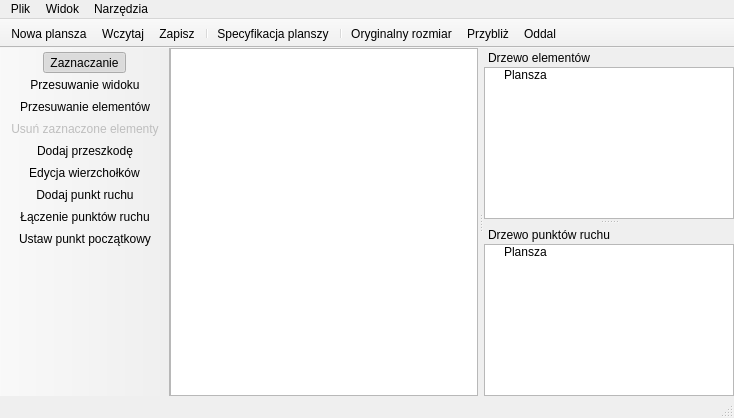
<?xml version="1.0" encoding="UTF-8"?>
<ui version="4.0">
 <class>OknoGlowne</class>
 <widget class="QMainWindow" name="OknoGlowne">
  <property name="geometry">
   <rect>
    <x>0</x>
    <y>0</y>
    <width>734</width>
    <height>418</height>
   </rect>
  </property>
  <property name="windowTitle">
   <string>[*]BTEdytorMap</string>
  </property>
  <property name="windowIcon">
   <iconset resource="res.qrc">
    <normaloff>:/ikona.ico</normaloff>:/ikona.ico</iconset>
  </property>
  <widget class="QWidget" name="centralWidget">
   <layout class="QGridLayout" name="gridLayout">
    <property name="margin">
     <number>0</number>
    </property>
    <item row="0" column="1">
     <widget class="QGraphicsView" name="graphicsView"/>
    </item>
   </layout>
  </widget>
  <widget class="QMenuBar" name="menuBar">
   <property name="geometry">
    <rect>
     <x>0</x>
     <y>0</y>
     <width>734</width>
     <height>21</height>
    </rect>
   </property>
   <widget class="QMenu" name="menuPlik">
    <property name="title">
     <string>Plik</string>
    </property>
    <addaction name="actionNowaPlansza"/>
    <addaction name="actionWczytaj"/>
    <addaction name="actionZapisz"/>
    <addaction name="actionZapiszJako"/>
    <addaction name="separator"/>
    <addaction name="actionWyjdz"/>
   </widget>
   <widget class="QMenu" name="menuWidok">
    <property name="title">
     <string>Widok</string>
    </property>
    <addaction name="actionPrzybliz"/>
    <addaction name="actionOddal"/>
   </widget>
   <widget class="QMenu" name="menuNarzedzia">
    <property name="title">
     <string>Narzędzia</string>
    </property>
    <addaction name="actionZaznaczanie"/>
    <addaction name="actionPrzesuwanieWidoku"/>
    <addaction name="actionPrzesuwanie"/>
    <addaction name="actionUsun"/>
    <addaction name="separator"/>
    <addaction name="actionDodaj"/>
    <addaction name="actionEdycjaWierzcholkow"/>
    <addaction name="separator"/>
    <addaction name="actionDodajPunktRuchu"/>
    <addaction name="actionLaczeniePunktowRuchu"/>
    <addaction name="separator"/>
    <addaction name="actionUstawPunktPoczatkowy"/>
   </widget>
   <addaction name="menuPlik"/>
   <addaction name="menuWidok"/>
   <addaction name="menuNarzedzia"/>
  </widget>
  <widget class="QToolBar" name="mainToolBar">
   <property name="movable">
    <bool>false</bool>
   </property>
   <property name="iconSize">
    <size>
     <width>16</width>
     <height>16</height>
    </size>
   </property>
   <attribute name="toolBarArea">
    <enum>TopToolBarArea</enum>
   </attribute>
   <attribute name="toolBarBreak">
    <bool>false</bool>
   </attribute>
   <addaction name="actionNowaPlansza"/>
   <addaction name="actionWczytaj"/>
   <addaction name="actionZapisz"/>
   <addaction name="separator"/>
   <addaction name="actionSpecyfikacja"/>
   <addaction name="separator"/>
   <addaction name="actionOryginalnyRozmiar"/>
   <addaction name="actionPrzybliz"/>
   <addaction name="actionOddal"/>
  </widget>
  <widget class="QStatusBar" name="statusBar"/>
  <widget class="QToolBar" name="toolBar">
   <property name="windowTitle">
    <string>toolBar</string>
   </property>
   <property name="movable">
    <bool>false</bool>
   </property>
   <property name="iconSize">
    <size>
     <width>16</width>
     <height>16</height>
    </size>
   </property>
   <attribute name="toolBarArea">
    <enum>LeftToolBarArea</enum>
   </attribute>
   <attribute name="toolBarBreak">
    <bool>false</bool>
   </attribute>
   <addaction name="actionZaznaczanie"/>
   <addaction name="actionPrzesuwanieWidoku"/>
   <addaction name="actionPrzesuwanie"/>
   <addaction name="actionUsun"/>
   <addaction name="actionDodaj"/>
   <addaction name="actionEdycjaWierzcholkow"/>
   <addaction name="actionDodajPunktRuchu"/>
   <addaction name="actionLaczeniePunktowRuchu"/>
   <addaction name="actionUstawPunktPoczatkowy"/>
  </widget>
  <widget class="QDockWidget" name="dockWidget">
   <property name="maximumSize">
    <size>
     <width>250</width>
     <height>524287</height>
    </size>
   </property>
   <property name="floating">
    <bool>false</bool>
   </property>
   <property name="features">
    <set>QDockWidget::DockWidgetMovable</set>
   </property>
   <property name="allowedAreas">
    <set>Qt::LeftDockWidgetArea|Qt::RightDockWidgetArea</set>
   </property>
   <property name="windowTitle">
    <string>Drzewo elementów</string>
   </property>
   <attribute name="dockWidgetArea">
    <number>2</number>
   </attribute>
   <widget class="QWidget" name="dockWidgetContents">
    <layout class="QGridLayout" name="gridLayout_2">
     <property name="margin">
      <number>0</number>
     </property>
     <item row="0" column="0">
      <widget class="QTreeWidget" name="treeWidget">
       <property name="indentation">
        <number>16</number>
       </property>
       <property name="headerHidden">
        <bool>true</bool>
       </property>
       <column>
        <property name="text">
         <string>1</string>
        </property>
       </column>
       <item>
        <property name="text">
         <string>Plansza</string>
        </property>
       </item>
      </widget>
     </item>
    </layout>
   </widget>
  </widget>
  <widget class="QDockWidget" name="dockWidget2">
   <property name="features">
    <set>QDockWidget::DockWidgetMovable</set>
   </property>
   <property name="allowedAreas">
    <set>Qt::LeftDockWidgetArea|Qt::RightDockWidgetArea</set>
   </property>
   <property name="windowTitle">
    <string>Drzewo punktów ruchu</string>
   </property>
   <attribute name="dockWidgetArea">
    <number>2</number>
   </attribute>
   <widget class="QWidget" name="dockWidgetContents2">
    <layout class="QGridLayout" name="gridLayout_3">
     <property name="margin">
      <number>0</number>
     </property>
     <item row="0" column="0">
      <widget class="QTreeWidget" name="treeWidget2">
       <property name="indentation">
        <number>16</number>
       </property>
       <property name="headerHidden">
        <bool>true</bool>
       </property>
       <column>
        <property name="text">
         <string>1</string>
        </property>
       </column>
       <item>
        <property name="text">
         <string>Plansza</string>
        </property>
       </item>
      </widget>
     </item>
    </layout>
   </widget>
  </widget>
  <action name="actionWczytaj">
   <property name="icon">
    <iconset resource="res.qrc">
     <normaloff>:/ikony/folder.png</normaloff>:/ikony/folder.png</iconset>
   </property>
   <property name="text">
    <string>Wczytaj</string>
   </property>
   <property name="shortcut">
    <string>Ctrl+O</string>
   </property>
  </action>
  <action name="actionWyjdz">
   <property name="icon">
    <iconset resource="res.qrc">
     <normaloff>:/ikony/cancel.png</normaloff>:/ikony/cancel.png</iconset>
   </property>
   <property name="text">
    <string>Wyjdź</string>
   </property>
   <property name="shortcut">
    <string>Ctrl+Q</string>
   </property>
  </action>
  <action name="actionZapisz">
   <property name="icon">
    <iconset resource="res.qrc">
     <normaloff>:/ikony/disk.png</normaloff>:/ikony/disk.png</iconset>
   </property>
   <property name="text">
    <string>Zapisz</string>
   </property>
   <property name="shortcut">
    <string>Ctrl+S</string>
   </property>
  </action>
  <action name="actionNowaPlansza">
   <property name="icon">
    <iconset resource="res.qrc">
     <normaloff>:/ikony/page_white.png</normaloff>:/ikony/page_white.png</iconset>
   </property>
   <property name="text">
    <string>Nowa plansza</string>
   </property>
   <property name="shortcut">
    <string>Ctrl+N</string>
   </property>
  </action>
  <action name="actionDodaj">
   <property name="checkable">
    <bool>true</bool>
   </property>
   <property name="icon">
    <iconset resource="res.qrc">
     <normaloff>:/ikony/shape_square_add.png</normaloff>:/ikony/shape_square_add.png</iconset>
   </property>
   <property name="text">
    <string>Dodaj przeszkodę</string>
   </property>
   <property name="toolTip">
    <string>Dodaj przeszkodę</string>
   </property>
   <property name="shortcut">
    <string>Ctrl+4</string>
   </property>
  </action>
  <action name="actionUsun">
   <property name="enabled">
    <bool>false</bool>
   </property>
   <property name="icon">
    <iconset resource="res.qrc">
     <normaloff>:/ikony/delete.png</normaloff>:/ikony/delete.png</iconset>
   </property>
   <property name="text">
    <string>Usuń zaznaczone elementy</string>
   </property>
   <property name="toolTip">
    <string>Usuń zaznaczone elementy</string>
   </property>
   <property name="shortcut">
    <string>Del</string>
   </property>
  </action>
  <action name="actionPrzybliz">
   <property name="icon">
    <iconset resource="res.qrc">
     <normaloff>:/ikony/zoom_in.png</normaloff>:/ikony/zoom_in.png</iconset>
   </property>
   <property name="text">
    <string>Przybliż</string>
   </property>
   <property name="shortcut">
    <string>Ctrl++</string>
   </property>
  </action>
  <action name="actionOddal">
   <property name="icon">
    <iconset resource="res.qrc">
     <normaloff>:/ikony/zoom_out.png</normaloff>:/ikony/zoom_out.png</iconset>
   </property>
   <property name="text">
    <string>Oddal</string>
   </property>
   <property name="shortcut">
    <string>Ctrl+-</string>
   </property>
  </action>
  <action name="actionPrzesuwanie">
   <property name="checkable">
    <bool>true</bool>
   </property>
   <property name="icon">
    <iconset resource="res.qrc">
     <normaloff>:/ikony/arrow_nsew.png</normaloff>:/ikony/arrow_nsew.png</iconset>
   </property>
   <property name="text">
    <string>Przesuwanie elementów</string>
   </property>
   <property name="toolTip">
    <string>Przesuwanie</string>
   </property>
   <property name="shortcut">
    <string>Ctrl+3</string>
   </property>
  </action>
  <action name="actionEdycjaWierzcholkow">
   <property name="checkable">
    <bool>true</bool>
   </property>
   <property name="icon">
    <iconset resource="res.qrc">
     <normaloff>:/ikony/shape_handles.png</normaloff>:/ikony/shape_handles.png</iconset>
   </property>
   <property name="text">
    <string>Edycja wierzchołków</string>
   </property>
   <property name="toolTip">
    <string>Edycja wierzchołków</string>
   </property>
   <property name="shortcut">
    <string>Ctrl+5</string>
   </property>
  </action>
  <action name="actionZaznaczanie">
   <property name="checkable">
    <bool>true</bool>
   </property>
   <property name="checked">
    <bool>true</bool>
   </property>
   <property name="icon">
    <iconset resource="res.qrc">
     <normaloff>:/ikony/cursor.png</normaloff>:/ikony/cursor.png</iconset>
   </property>
   <property name="text">
    <string>Zaznaczanie</string>
   </property>
   <property name="toolTip">
    <string>Zaznaczanie</string>
   </property>
   <property name="shortcut">
    <string>Ctrl+1</string>
   </property>
  </action>
  <action name="actionPrzesuwanieWidoku">
   <property name="checkable">
    <bool>true</bool>
   </property>
   <property name="icon">
    <iconset resource="res.qrc">
     <normaloff>:/ikony/hand.png</normaloff>:/ikony/hand.png</iconset>
   </property>
   <property name="text">
    <string>Przesuwanie widoku</string>
   </property>
   <property name="shortcut">
    <string>Ctrl+2</string>
   </property>
  </action>
  <action name="actionZapiszJako">
   <property name="text">
    <string>Zapisz jako...</string>
   </property>
  </action>
  <action name="actionOryginalnyRozmiar">
   <property name="icon">
    <iconset resource="res.qrc">
     <normaloff>:/ikony/zoom_actual.png</normaloff>:/ikony/zoom_actual.png</iconset>
   </property>
   <property name="text">
    <string>Oryginalny rozmiar</string>
   </property>
   <property name="shortcut">
    <string>Ctrl+0</string>
   </property>
  </action>
  <action name="actionDodajPunktRuchu">
   <property name="checkable">
    <bool>true</bool>
   </property>
   <property name="icon">
    <iconset resource="res.qrc">
     <normaloff>:/ikony/flag_yellow.png</normaloff>:/ikony/flag_yellow.png</iconset>
   </property>
   <property name="text">
    <string>Dodaj punkt ruchu</string>
   </property>
   <property name="toolTip">
    <string>Dodaj punkt ruchu</string>
   </property>
   <property name="shortcut">
    <string>Ctrl+6</string>
   </property>
  </action>
  <action name="actionLaczeniePunktowRuchu">
   <property name="checkable">
    <bool>true</bool>
   </property>
   <property name="icon">
    <iconset resource="res.qrc">
     <normaloff>:/ikony/flag_connect.png</normaloff>:/ikony/flag_connect.png</iconset>
   </property>
   <property name="text">
    <string>Łączenie punktów ruchu</string>
   </property>
   <property name="shortcut">
    <string>Ctrl+7</string>
   </property>
  </action>
  <action name="actionSpecyfikacja">
   <property name="icon">
    <iconset resource="res.qrc">
     <normaloff>:/ikony/map.png</normaloff>:/ikony/map.png</iconset>
   </property>
   <property name="text">
    <string>Specyfikacja planszy</string>
   </property>
  </action>
  <action name="actionUstawPunktPoczatkowy">
   <property name="checkable">
    <bool>true</bool>
   </property>
   <property name="icon">
    <iconset resource="res.qrc">
     <normaloff>:/ikony/joystick.png</normaloff>:/ikony/joystick.png</iconset>
   </property>
   <property name="text">
    <string>Ustaw punkt początkowy</string>
   </property>
   <property name="toolTip">
    <string>Ustaw punkt początkowy gracza</string>
   </property>
  </action>
 </widget>
 <layoutdefault spacing="6" margin="11"/>
 <resources>
  <include location="res.qrc"/>
 </resources>
 <connections>
  <connection>
   <sender>actionWczytaj</sender>
   <signal>triggered()</signal>
   <receiver>OknoGlowne</receiver>
   <slot>wczytajPlansze()</slot>
   <hints>
    <hint type="sourcelabel">
     <x>-1</x>
     <y>-1</y>
    </hint>
    <hint type="destinationlabel">
     <x>285</x>
     <y>208</y>
    </hint>
   </hints>
  </connection>
  <connection>
   <sender>actionNowaPlansza</sender>
   <signal>triggered()</signal>
   <receiver>OknoGlowne</receiver>
   <slot>nowaPlansza()</slot>
   <hints>
    <hint type="sourcelabel">
     <x>-1</x>
     <y>-1</y>
    </hint>
    <hint type="destinationlabel">
     <x>366</x>
     <y>208</y>
    </hint>
   </hints>
  </connection>
  <connection>
   <sender>actionWyjdz</sender>
   <signal>triggered()</signal>
   <receiver>OknoGlowne</receiver>
   <slot>close()</slot>
   <hints>
    <hint type="sourcelabel">
     <x>-1</x>
     <y>-1</y>
    </hint>
    <hint type="destinationlabel">
     <x>366</x>
     <y>208</y>
    </hint>
   </hints>
  </connection>
  <connection>
   <sender>actionUsun</sender>
   <signal>triggered()</signal>
   <receiver>OknoGlowne</receiver>
   <slot>usunZaznaczony()</slot>
   <hints>
    <hint type="sourcelabel">
     <x>-1</x>
     <y>-1</y>
    </hint>
    <hint type="destinationlabel">
     <x>366</x>
     <y>208</y>
    </hint>
   </hints>
  </connection>
  <connection>
   <sender>actionZapisz</sender>
   <signal>triggered()</signal>
   <receiver>OknoGlowne</receiver>
   <slot>zapiszPlansze()</slot>
   <hints>
    <hint type="sourcelabel">
     <x>-1</x>
     <y>-1</y>
    </hint>
    <hint type="destinationlabel">
     <x>366</x>
     <y>208</y>
    </hint>
   </hints>
  </connection>
  <connection>
   <sender>actionZapiszJako</sender>
   <signal>triggered()</signal>
   <receiver>OknoGlowne</receiver>
   <slot>zapiszPlanszeJako()</slot>
   <hints>
    <hint type="sourcelabel">
     <x>-1</x>
     <y>-1</y>
    </hint>
    <hint type="destinationlabel">
     <x>366</x>
     <y>208</y>
    </hint>
   </hints>
  </connection>
  <connection>
   <sender>actionPrzybliz</sender>
   <signal>triggered()</signal>
   <receiver>OknoGlowne</receiver>
   <slot>przyblizZoom()</slot>
   <hints>
    <hint type="sourcelabel">
     <x>-1</x>
     <y>-1</y>
    </hint>
    <hint type="destinationlabel">
     <x>366</x>
     <y>208</y>
    </hint>
   </hints>
  </connection>
  <connection>
   <sender>actionOddal</sender>
   <signal>triggered()</signal>
   <receiver>OknoGlowne</receiver>
   <slot>oddalZoom()</slot>
   <hints>
    <hint type="sourcelabel">
     <x>-1</x>
     <y>-1</y>
    </hint>
    <hint type="destinationlabel">
     <x>366</x>
     <y>208</y>
    </hint>
   </hints>
  </connection>
  <connection>
   <sender>actionPrzesuwanie</sender>
   <signal>triggered()</signal>
   <receiver>OknoGlowne</receiver>
   <slot>trybPrzesuwania()</slot>
   <hints>
    <hint type="sourcelabel">
     <x>-1</x>
     <y>-1</y>
    </hint>
    <hint type="destinationlabel">
     <x>366</x>
     <y>208</y>
    </hint>
   </hints>
  </connection>
  <connection>
   <sender>actionEdycjaWierzcholkow</sender>
   <signal>triggered()</signal>
   <receiver>OknoGlowne</receiver>
   <slot>trybEdycjiWierzcholkow()</slot>
   <hints>
    <hint type="sourcelabel">
     <x>-1</x>
     <y>-1</y>
    </hint>
    <hint type="destinationlabel">
     <x>366</x>
     <y>208</y>
    </hint>
   </hints>
  </connection>
  <connection>
   <sender>actionZaznaczanie</sender>
   <signal>triggered()</signal>
   <receiver>OknoGlowne</receiver>
   <slot>trybZaznaczania()</slot>
   <hints>
    <hint type="sourcelabel">
     <x>-1</x>
     <y>-1</y>
    </hint>
    <hint type="destinationlabel">
     <x>366</x>
     <y>208</y>
    </hint>
   </hints>
  </connection>
  <connection>
   <sender>actionPrzesuwanieWidoku</sender>
   <signal>triggered()</signal>
   <receiver>OknoGlowne</receiver>
   <slot>trybPrzesuwaniaWidoku()</slot>
   <hints>
    <hint type="sourcelabel">
     <x>-1</x>
     <y>-1</y>
    </hint>
    <hint type="destinationlabel">
     <x>366</x>
     <y>208</y>
    </hint>
   </hints>
  </connection>
  <connection>
   <sender>actionOryginalnyRozmiar</sender>
   <signal>triggered()</signal>
   <receiver>OknoGlowne</receiver>
   <slot>zerujZoom()</slot>
   <hints>
    <hint type="sourcelabel">
     <x>-1</x>
     <y>-1</y>
    </hint>
    <hint type="destinationlabel">
     <x>366</x>
     <y>208</y>
    </hint>
   </hints>
  </connection>
  <connection>
   <sender>actionDodaj</sender>
   <signal>triggered()</signal>
   <receiver>OknoGlowne</receiver>
   <slot>trybDodawaniaPrzeszkod()</slot>
   <hints>
    <hint type="sourcelabel">
     <x>-1</x>
     <y>-1</y>
    </hint>
    <hint type="destinationlabel">
     <x>366</x>
     <y>208</y>
    </hint>
   </hints>
  </connection>
  <connection>
   <sender>actionLaczeniePunktowRuchu</sender>
   <signal>triggered()</signal>
   <receiver>OknoGlowne</receiver>
   <slot>trybLaczeniaWaypointow()</slot>
   <hints>
    <hint type="sourcelabel">
     <x>-1</x>
     <y>-1</y>
    </hint>
    <hint type="destinationlabel">
     <x>366</x>
     <y>208</y>
    </hint>
   </hints>
  </connection>
  <connection>
   <sender>actionDodajPunktRuchu</sender>
   <signal>triggered()</signal>
   <receiver>OknoGlowne</receiver>
   <slot>trybDodawaniaWaypointow()</slot>
   <hints>
    <hint type="sourcelabel">
     <x>-1</x>
     <y>-1</y>
    </hint>
    <hint type="destinationlabel">
     <x>366</x>
     <y>208</y>
    </hint>
   </hints>
  </connection>
  <connection>
   <sender>actionSpecyfikacja</sender>
   <signal>triggered()</signal>
   <receiver>OknoGlowne</receiver>
   <slot>edytujSpecyfikacje()</slot>
   <hints>
    <hint type="sourcelabel">
     <x>-1</x>
     <y>-1</y>
    </hint>
    <hint type="destinationlabel">
     <x>366</x>
     <y>208</y>
    </hint>
   </hints>
  </connection>
  <connection>
   <sender>actionUstawPunktPoczatkowy</sender>
   <signal>triggered()</signal>
   <receiver>OknoGlowne</receiver>
   <slot>trybPozycjiGracza()</slot>
   <hints>
    <hint type="sourcelabel">
     <x>-1</x>
     <y>-1</y>
    </hint>
    <hint type="destinationlabel">
     <x>366</x>
     <y>208</y>
    </hint>
   </hints>
  </connection>
 </connections>
 <slots>
  <slot>wczytajPlansze()</slot>
  <slot>nowaPlansza()</slot>
  <slot>usunZaznaczony()</slot>
  <slot>zapiszPlansze()</slot>
  <slot>zapiszPlanszeJako()</slot>
  <slot>przyblizZoom()</slot>
  <slot>oddalZoom()</slot>
  <slot>trybPrzesuwania()</slot>
  <slot>trybEdycjiWierzcholkow()</slot>
  <slot>trybZaznaczania()</slot>
  <slot>trybPrzesuwaniaWidoku()</slot>
  <slot>zerujZoom()</slot>
  <slot>trybDodawaniaPrzeszkod()</slot>
  <slot>trybLaczeniaWaypointow()</slot>
  <slot>trybDodawaniaWaypointow()</slot>
  <slot>edytujSpecyfikacje()</slot>
  <slot>trybPozycjiGracza()</slot>
 </slots>
</ui>
